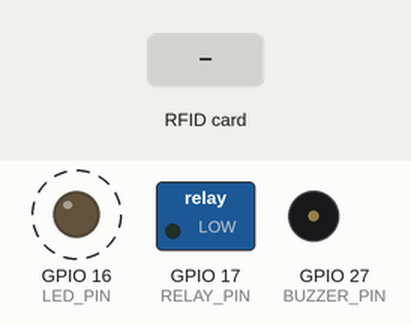
A sketch run on a simulated ESP32. Shown: switched loads named in the sketch (green lamp = pin HIGH), output pins drawn as LEDs (lit = HIGH), buzzer (waves = sounding). Dashed ring = blinking. The inputs (shaded band) are chosen by the test bench. What the sketch prints to the serial monitor is not drawn.

Above: at 0.9 s.
1.3 s: RFID card 03 CD 7A 29 held to the reader
At 3.0 s:
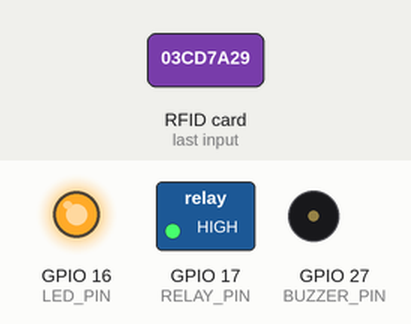
4.3 s: RFID card 93 E7 46 16 held to the reader
At 4.8 s:
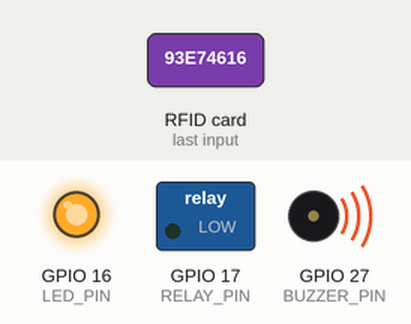
7.3 s: RFID card 03 CD 7A 29 held to the reader
At 8.6 s:
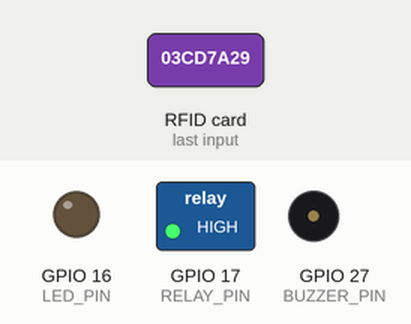
10.3 s: RFID card 93 E7 46 16 held to the reader
At 11.1 s:
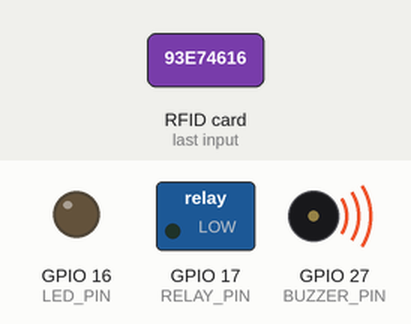
Timing chart, 0 to 14.3 s (numbered marks = the images above; inputs shaded):
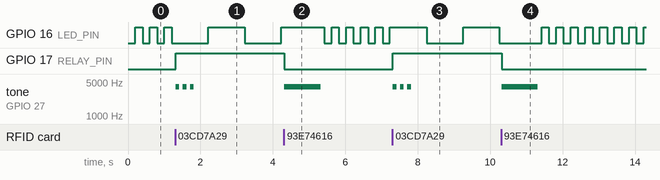

The sketch:

rfid_ioled_buzzer_relay.ino
```cpp
#include <SPI.h>
#include <MFRC522.h>

#define SS_PIN 21
#define RST_PIN 22
#define RELAY_PIN 17   // Chân điều khiển relay
#define LED_PIN 16     // Chân điều khiển LED
#define BUZZER_PIN 27   // Chân điều khiển Buzzer
#define BUZZER_FREQ 4000 // Tần số Buzzer (Hz)
#define BEEP_DURATION 100  // Thời gian mỗi tiếng bíp (ms)
#define LONG_BEEP_DURATION 1000 // Thời gian bíp dài (ms) giảm xuống còn 1 giây

MFRC522 rfid(SS_PIN, RST_PIN);  // Khởi tạo module RFID với chân SS và RST

// UID của hai thẻ RFID
byte parentUID[] = {0x03, 0xCD, 0x7A, 0x29}; // Thẻ phụ huynh
byte studentUID[] = {0x93, 0xE7, 0x46, 0x16}; // Thẻ học sinh

bool relayState = false;  // Trạng thái hiện tại của relay
bool isLoggedIn = false;  // Trạng thái đăng nhập
unsigned long previousMillis = 0;  // Biến lưu thời gian để điều khiển LED nháy
unsigned long ledInterval = 200;     // Thời gian nháy LED (0.2 giây cho nháy nhanh)

void setup() {
  Serial.begin(9600);
  SPI.begin();
  rfid.PCD_Init();  // Khởi động module RFID

  pinMode(RELAY_PIN, OUTPUT);  // Đặt relay là ngõ ra
  digitalWrite(RELAY_PIN, LOW);  // Ban đầu relay tắt (mức thấp)

  pinMode(LED_PIN, OUTPUT);  // Đặt LED là ngõ ra
  digitalWrite(LED_PIN, LOW);  // Tắt LED ban đầu

  pinMode(BUZZER_PIN, OUTPUT); // Đặt Buzzer là ngõ ra
  digitalWrite(BUZZER_PIN, LOW); // Tắt Buzzer ban đầu

  // Thiết lập Buzzer
  ledcSetup(0, BUZZER_FREQ, 8);  // Kênh 0, tần số đã định nghĩa, độ phân giải 8 bit
  ledcAttachPin(BUZZER_PIN, 0);  // Gắn chân BUZZER_PIN vào kênh 0

  Serial.println("Đang chờ thẻ RFID...");
}

void loop() {
  // Điều khiển LED nháy nhanh/chậm dựa vào trạng thái đăng nhập
  blinkLED();

  // Quét thẻ RFID
  if (!rfid.PICC_IsNewCardPresent() || !rfid.PICC_ReadCardSerial()) {
    return;  // Không có thẻ, tiếp tục vòng lặp
  }

  Serial.println("RFID Tag detected.");

  // In mã UID của thẻ ra Serial Monitor
  Serial.print("UID của thẻ: ");
  for (byte i = 0; i < rfid.uid.size; i++) {
    Serial.print(rfid.uid.uidByte[i] < 0x10 ? " 0" : " ");
    Serial.print(rfid.uid.uidByte[i], HEX);  // In từng byte của UID theo dạng HEX
  }
  Serial.println();

  // Kiểm tra thẻ từ có khớp với parentUID hay studentUID
  if (checkUID(rfid.uid.uidByte, parentUID) || checkUID(rfid.uid.uidByte, studentUID)) {
    toggleLoginState();  // Đổi trạng thái đăng nhập/đăng xuất và relay
  } else {
    Serial.println("Access denied. Unknown card.");
  }

  rfid.PICC_HaltA(); // Ngưng kết nối với thẻ
}

// Hàm kiểm tra UID có trùng với thẻ hợp lệ không
bool checkUID(byte* scannedUID, byte* validUID) {
  for (byte i = 0; i < 4; i++) {
    if (scannedUID[i] != validUID[i]) {
      return false;
    }
  }
  return true;
}

// Hàm đổi trạng thái relay và đăng nhập/đăng xuất
void toggleLoginState() {
  isLoggedIn = !isLoggedIn;  // Đổi trạng thái đăng nhập/đăng xuất

  if (isLoggedIn) {
    Serial.println("Login successful.");
    digitalWrite(RELAY_PIN, HIGH);  // Bật relay khi đăng nhập
    ledInterval = 1000;  // Nháy LED chậm khi đăng nhập (1 giây)
    beep(3, BEEP_DURATION);  // Kêu 3 tiếng bíp khi đăng nhập
  } else {
    Serial.println("Logout successful.");
    digitalWrite(RELAY_PIN, LOW);  // Tắt relay khi đăng xuất
    ledInterval = 200;  // Nháy LED nhanh khi chưa đăng nhập (0.2 giây)
    beep(1, LONG_BEEP_DURATION);  // Kêu 1 tiếng bíp dài khi đăng xuất
    // Không chờ delay sau khi đăng xuất
  }
}

// Hàm nháy LED với thời gian đã định
void blinkLED() {
  unsigned long currentMillis = millis();

  // Kiểm tra nếu đã đến thời điểm để nháy LED
  if (currentMillis - previousMillis >= ledInterval) {
    previousMillis = currentMillis;  // Cập nhật thời điểm hiện tại
    digitalWrite(LED_PIN, !digitalRead(LED_PIN));  // Đổi trạng thái LED (ON/OFF)
  }
}

// Hàm kêu bíp cho Buzzer
void beep(int times, int duration) {
  for (int i = 0; i < times; i++) {
    ledcWriteTone(0, BUZZER_FREQ);  // Phát âm thanh bíp
    delay(duration);                 // Thời gian bíp
    ledcWriteTone(0, 0);             // Tắt âm thanh
    delay(100);                     // Thời gian nghỉ giữa các tiếng bíp
  }
}
```

Measured:
- after the input at 1.3 s, GPIO 17 (RELAY_PIN): LOW → HIGH at once; tone on GPIO 27 (BUZZER_PIN): alternates 4000 Hz for 0.10 s and silent for 0.10 s, 6 changes in all, then stays silent, starting at once
- after the input at 4.3 s, GPIO 17 (RELAY_PIN): HIGH → LOW at once; tone on GPIO 27 (BUZZER_PIN): silent → 4000 Hz at once, → silent 1.0 s later
- after the input at 7.3 s, GPIO 17 (RELAY_PIN): LOW → HIGH at once; tone on GPIO 27 (BUZZER_PIN): alternates 4000 Hz for 0.10 s and silent for 0.10 s, 6 changes in all, then stays silent, starting at once
- after the input at 10.3 s, GPIO 16 (LED_PIN): alternates HIGH for 0.20 s and LOW for 0.20 s, starting after 1.1 s; GPIO 17 (RELAY_PIN): HIGH → LOW at once; tone on GPIO 27 (BUZZER_PIN): silent → 4000 Hz at once, → silent 1.0 s later
